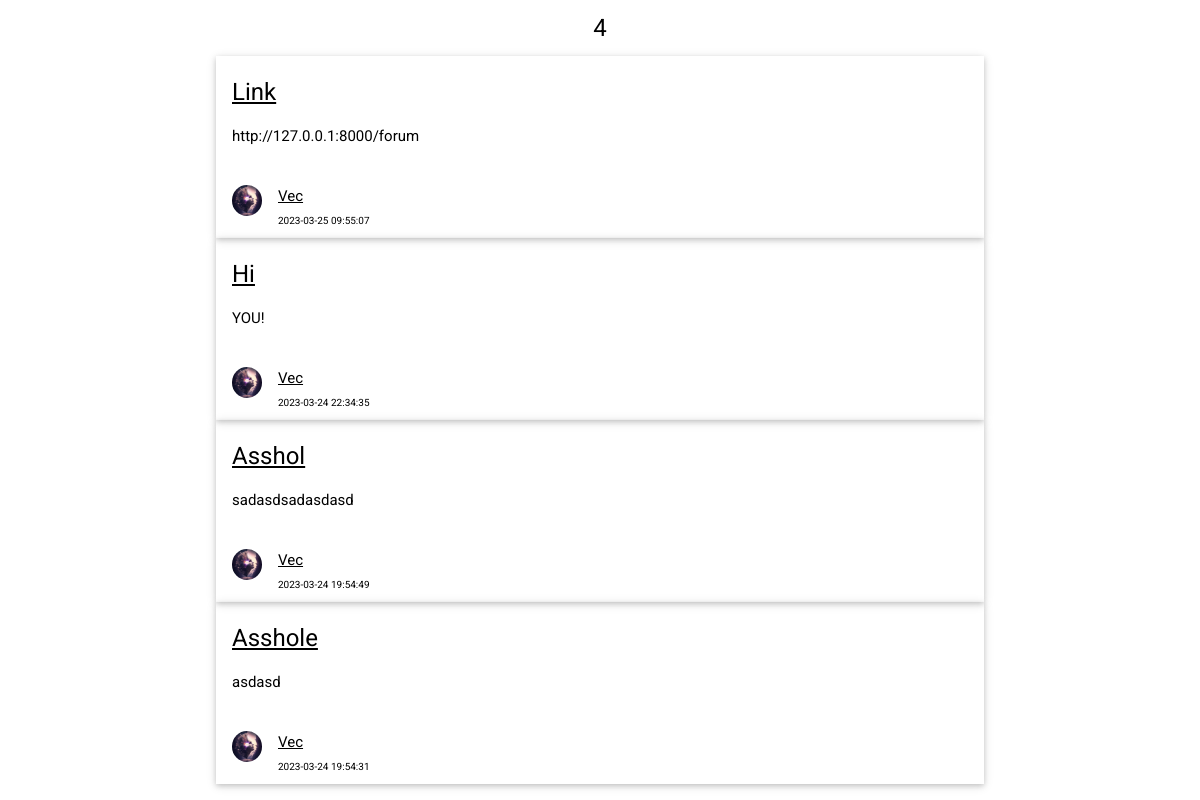
The app's page /forum/ with its own data.
### semas_app/views.py (the view)
# urls.py: re_path(r'forum/?', views.forum_topics),
def forum_topics(request):
    if request.method != "GET": return HttpResponse("<h1>Страница не найдена: 404</h1>")
    cookie_user_id = request.COOKIES.get("id")
    forums = Forum.get_forums()
    data = {"cookie_user_id": cookie_user_id, "forums": forums, "forums_count": len(forums)}
    return render(request, "forum_topics.html", context=data)

### semas_app/models.py (called while the page is built)
    @staticmethod
    def truncate(txt, count):
        if len(txt) <= count:
            return txt
        else:
            return txt[:count] + "..."

    @staticmethod
    def get_avatar_link(avatar, user_id):
        if not avatar:
            link = f"images/default.png"
        else:
            link = f"images/avatars/{user_id}/{avatar}"
        return link

    @staticmethod
    def get_forums():
        try:
            con = sqlite3.connect(DB_NAME)
            cur = con.cursor()
            result = cur.execute("SELECT forum.id AS id, creatorId, name, message, date, user.avatar AS avatar, user.nick AS nick \
             FROM forum INNER JOIN user ON forum.creatorId=user.id ORDER BY date DESC").fetchall()
            return Forum.__parse_forums(result)
        except sqlite3.Error as error:
            con.rollback()
            print(f"DataBase error {error.__str__()}")
            return JsonResponse({'message': Response.UNKNOWN_ERROR.value})
        finally:
            con.close()

    def __parse_forums(forums):
            result = list()
            for forum in forums:
                id = forum[0]
                creatorId = forum[1]
                forum_name = forum[2]
                message = forum[3]
                date = forum[4]
                avatar = forum[5]
                avatar = User.get_avatar_link(avatar, creatorId)
                nick = forum[6]
                tmp = dict()
                tmp["id"] = id
                tmp["creator_id"] = creatorId
                tmp["name"] = forum_name
                tmp["message"] = Message.truncate(message, 256)
                tmp["date"] = date
                tmp["nick"] = nick
                tmp["avatar"] = avatar
                result.append(tmp)
            return result

### semas_app/templates/forum_topics.html (shortened to what this page needs)
{% load static %}
<!DOCTYPE html>
<html lang="ru">
<head>
<link rel="stylesheet" type="text/css" href="{% static "css/main.css" %}">
<link rel="stylesheet" type="text/css" href="{% static "css/w3.css" %}">
<link rel="stylesheet" href="https://cdnjs.cloudflare.com/ajax/libs/font-awesome/4.7.0/css/font-awesome.min.css">
</head>
<body>
<div class="w3-content" style="max-width:800px;">
	<div class="w3-container">
		{% if forums_count %}
			<h3 class="w3-center">{{ forums_count }}</h3>
		{% endif %}
	{% for forum in forums %}
		<div class="w3-card w3-padding w3-clear">
			<h3><a href="forum/{{ forum.id }}">{{forum.name}}</a></h3>
			<p>{{ forum.message }}</p><br />
				<a href="user/{{ forum.creator_id }}"><img src="{% static forum.avatar %}" class="w3-left w3-circle w3-margin-right avatar" style="width:30px" />
				<span>{{ forum.nick }}</span></a><br />
				<span class="small">{{ forum.date }}</span>
		</div>
		{% empty %}
		<h6 class="w3-opacity w3-center">Тем пока что нет</h6>
	{% endfor %}
	</div>
</div>
</body>
</html>

### semas_app/static/css/main.css (style rules this page uses)
.small { font-size: 10px; }
.avatar { width:60px; }

### semas_app/static/css/w3.css (style rules this page uses)
html { box-sizing:border-box }
*,*:before,*:after { box-sizing:inherit }
html { -ms-text-size-adjust:100%;-webkit-text-size-adjust:100% }
body { margin:0 }
a { background-color:transparent }
img { border-style:none }
html,body { font-family:Verdana,sans-serif;font-size:15px;line-height:1.5 }
html { overflow-x:hidden }
h3 { font-size:24px }
h1,h2,h3,h4,h5,h6 { font-family:"Segoe UI",Arial,sans-serif;font-weight:400;margin:10px 0 }
img { vertical-align:middle }
a { color:inherit }
.w3-container:after,.w3-container:before,.w3-panel:after,.w3-panel:before,.w3-row:after,.w3-row:before,.w3-row-padding:after,.w3-row-padding:before, .w3-cell-row:before,.w3-cell-row:after,.w3-clear:after,.w3-clear:before,.w3-bar:before,.w3-bar:after { content:"";display:table;clear:both }
.w3-content,.w3-auto { margin-left:auto;margin-right:auto }
.w3-content { max-width:980px }
.w3-circle { border-radius:50% }
.w3-container,.w3-panel { padding:0.01em 16px }
.w3-card,.w3-card-2 { box-shadow:0 2px 5px 0 rgba(0,0,0,0.16),0 2px 10px 0 rgba(0,0,0,0.12) }
.w3-center { text-align:center!important }
.w3-margin-right { margin-right:16px!important }
.w3-padding { padding:8px 16px!important }
.w3-left { float:left!important }

### semas_app/templates/forum_topics.html (style rules this page uses)
html,body,h1,h2,h3,h4,h5,h6 { font-family: "Roboto", sans-serif }

### records on screen
forum: name "Link", message "http://127.0.0.1:8000/forum", nick "Vec", date "2023-03-25 09:55:07"
forum: name "Hi", message "YOU!", nick "Vec", date "2023-03-24 22:34:35"
forum: name "Asshol", message "sadasdsadasdasd", nick "Vec", date "2023-03-24 19:54:49"
forum: name "Asshole", message "asdasd", nick "Vec", date "2023-03-24 19:54:31"

### other values on screen
{{ forums_count }} "4"
